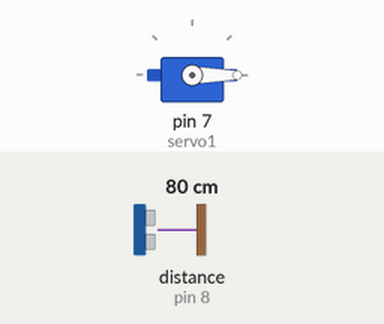
Recording of a sketch running on a simulated Arduino Uno, built with avr-gcc and run on an emulated ATmega328P. On the bench: servo. Wiring (inferred from the names in the program): ultrasonic range finder: trigger pin 9; echo pin 8. Inputs (shaded band) come from the test bench; at power-on: distance to the obstacle (sensor on pin 8) 80 cm. The echo pulse lasts 58.3 µs per cm.

Above: at 2.8 s.
2.9 s: distance to the obstacle (sensor on pin 8) set to 35 cm
5.6 s: distance to the obstacle (sensor on pin 8) set to 29 cm
At 7.3 s:
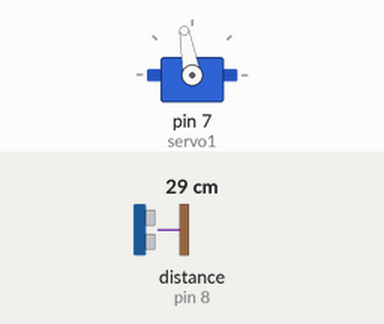
8.3 s: distance to the obstacle (sensor on pin 8) set to 60 cm
At 14.0 s:
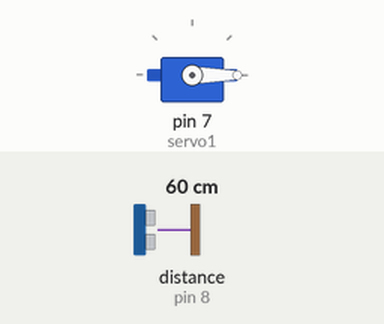
14.3 s: distance to the obstacle (sensor on pin 8) set to 2 cm
At 15.5 s:
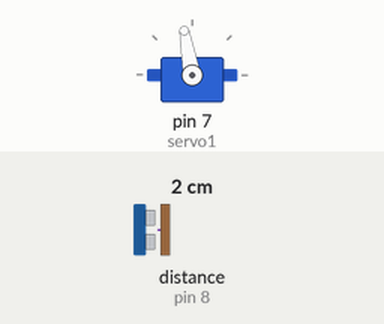
Timing chart, 0 to 17.3 s (numbered marks = the images above; inputs shaded):
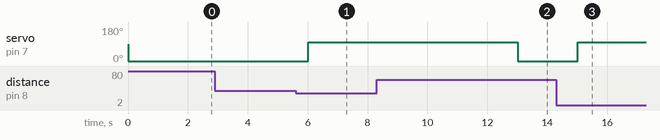

Measured:
- the behaviour switches between 32 and 31 cm on distance to the obstacle (sensor on pin 8) (found by bisection; images 0 and 1)
- after the input at 2.9 s, every drawn part: stays the same
- after the input at 5.6 s, servo on pin 7 (servo1): 0° → 100° after 0.42 s
- after the input at 8.3 s, servo on pin 7 (servo1): 100° → 0° after 4.7 s
- after the input at 14.3 s, servo on pin 7 (servo1): 0° → 100° after 0.72 s

The sketch:

autolid.ino
```cpp
#include <Servo.h>
#define trigPin 9
#define echoPin 8
Servo servo1;
long distance = 0;
long duration = 0;
int angle = 0;

void setup()
{
  Serial.begin(9600);
  servo1.attach(7);
  pinMode(trigPin, OUTPUT);
  pinMode(echoPin, INPUT);
}

void loop() {
  digitalWrite(trigPin, LOW);
  delayMicroseconds(2);
  digitalWrite(trigPin, HIGH);
  delayMicroseconds(10);
  digitalWrite(trigPin, LOW);

  duration = pulseIn(echoPin, HIGH);
  distance = duration*0.034/2;

if (distance <= 30)
  {
    servo1.write(100);
    delay(5000);
  }
  else
  {
      servo1.write(0);
  }
  delay(2000);
}
```
